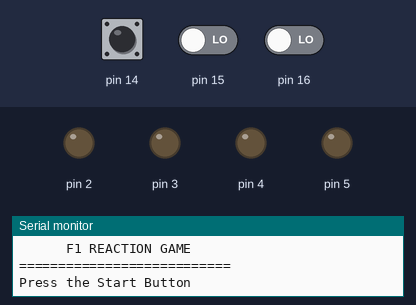
This sketch was run on a simulated Arduino Mega 2560, built with avr-gcc and run on an emulated ATmega2560. On the bench: output pins drawn as LEDs (lit = HIGH), the last lines printed to the serial monitor. Dashed ring = blinking. The inputs (shaded band) are chosen by the test bench; at power-on: pin 14 LOW, pin 16 LOW, pin 15 LOW. Random numbers use the default seed unless the sketch sets one.

Above: at 0.8 s.
0.9 s: pin 14 pulsed HIGH 2 times (0.12 s each, 0.3 s apart)
3.0 s: pin 16 driven HIGH
At 4.8 s:
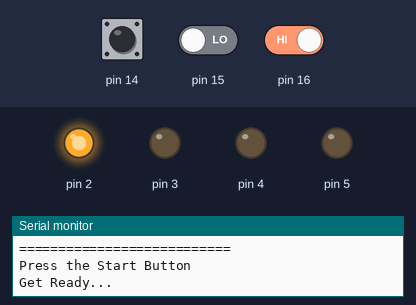
At 5.7 s:
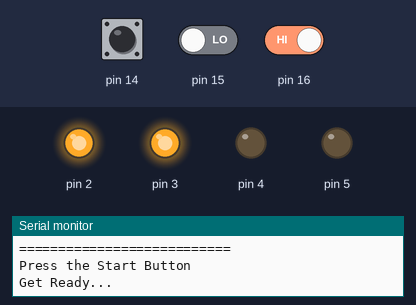
6.0 s: pin 15 driven HIGH and pin 16 driven LOW
9.0 s: pin 15 driven LOW
11.7 s: pin 15 driven HIGH
At 11.96 s:
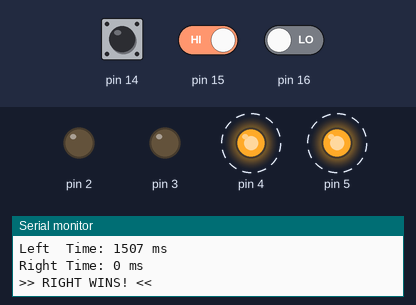
Timing chart, 0 to 14.7 s (numbered marks = the images above; inputs shaded):
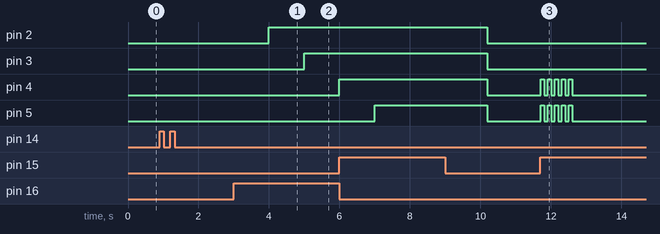

The sketch:

F1_Game.ino
```cpp
#define F_CPU 16000000L
#include <avr/io.h>
#include <util/delay.h>
#include <Arduino.h>

int main(void)
{
    init();
    Serial.begin(9600);

    DDRE |= 0x38;
    DDRG |= 0x20;

    DDRJ &= ~0x03;
    DDRH &= ~0x02;

    while (1)
    {
        PORTE &= ~0x38;
        PORTG &= ~0x20;

        Serial.println("\n===========================");
        Serial.println("      F1 REACTION GAME     ");
        Serial.println("===========================");
        Serial.println("Press the Start Button");

        while (((PINJ >> 1) & 0x01) == 0) {
        }

        while (((PINJ >> 1) & 0x01) == 1) {
            delay(10);
        }

        Serial.println("Get Ready...");

        while ((PINJ & 0x01) == 1 || ((PINH >> 1) & 0x01) == 0) {
        }

        delay(1000);

        PORTE |= 0x10; delay(1000);
        PORTE |= 0x20; delay(1000);
        PORTG |= 0x20; delay(1000);
        PORTE |= 0x08;

        randomSeed(millis());
        int random_wait = random(1000, 4000);
        delay(random_wait);

        PORTE &= ~0x38;
        PORTG &= ~0x20;
        Serial.println("GO!!!");

        unsigned long start_time = millis();

        unsigned long left_time = 0;
        unsigned long right_time = 0;
        bool left_pressed = false;
        bool right_pressed = false;

        while (!left_pressed || !right_pressed)
        {
            if (!left_pressed && ((PINJ & 0x01) == 1)) {
                left_time = millis() - start_time;
                left_pressed = true;
            }
            if (!right_pressed && (((PINH >> 1) & 0x01) == 0)) {
                right_time = millis() - start_time;
                right_pressed = true;
            }
        }

        Serial.println("\n--- RESULT ---");
        Serial.print("Left  Time: "); Serial.print(left_time); Serial.println(" ms");
        Serial.print("Right Time: "); Serial.print(right_time); Serial.println(" ms");

        if (left_time < right_time) {
            Serial.println(">> LEFT WINS! <<");
            for (int i = 0; i < 5; i++) {
                PORTE |= 0x30; delay(100);
                PORTE &= ~0x30; delay(100);
            }
        }
        else if (right_time < left_time) {
            Serial.println(">> RIGHT WINS! <<");
            for (int i = 0; i < 5; i++) {
                PORTG |= 0x20; PORTE |= 0x08; delay(100);
                PORTG &= ~0x20; PORTE &= ~0x08; delay(100);
            }
        }
        else {
            Serial.println(">> TIE! (DRAW) <<");
            for (int i = 0; i < 5; i++) {
                PORTE |= 0x38; PORTG |= 0x20; delay(100);
                PORTE &= ~0x38; PORTG &= ~0x20; delay(100);
            }
        }
    }

    return 0;
}
```

Measured:
- after the input at 3.0 s, pin 2: LOW → HIGH after 1.0 s; pin 3: LOW → HIGH after 2.0 s
- after the input at 11.7 s, pin 4, pin 5: alternates HIGH for 0.10 s and LOW for 0.10 s, 10 changes in all, then stays LOW, starting at once
